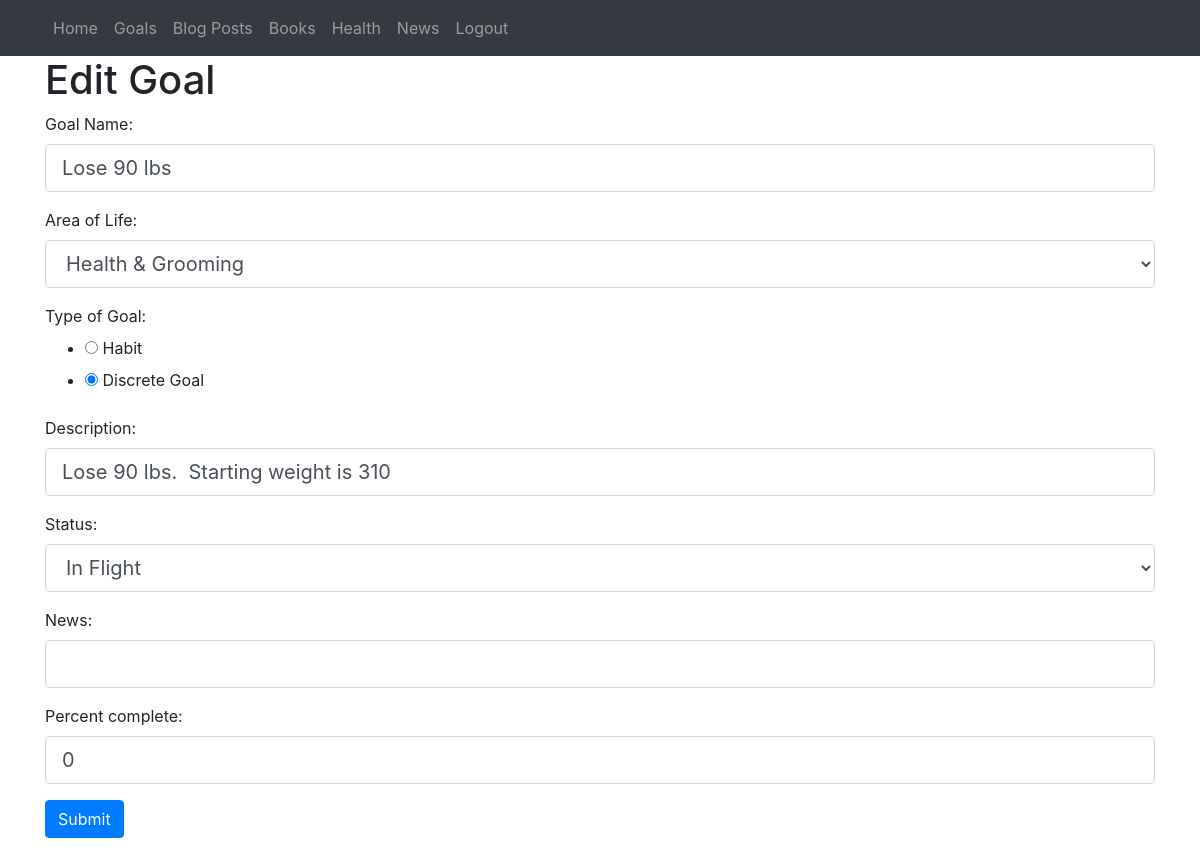
/goal/1/edit (signed in), run on the app's committed database.
### BYY/models.py (models this page shows, shortened)
class Goal(db.Model):
    __tablename__ ='goal'
    id = db.Column(db.Integer, primary_key=True)
    name = db.Column(db.Text,nullable=False)
    area = db.Column(db.Text,nullable=False)
    type = db.Column(db.Text,nullable=False)
    description = db.Column(db.Text,nullable=False)
    status = db.Column(db.Text,nullable=False)
    update_news = db.Column(db.Text,nullable=False)
    percent_complete = db.Column(db.Integer, default=0)

### BYY/my_views/views.py (the view)
@my_views.route('/goal/<int:goal_id>/edit',methods=['GET','POST'])
@login_required
def edit_goal(goal_id):
    form=GoalForm()
    goal = Goal.query.get_or_404(goal_id)
    if form.validate_on_submit():
        goal.name = form.name.data
        goal.area = form.area.data
        goal.type = form.type.data
        goal.description = form.description.data
        goal.status = form.status.data
        goal.update_news = form.update_news.data
        goal.percent_complete = form.percent_complete.data
        db.session.commit()
        return redirect (url_for('my_views.goal_list'))
    elif request.method == 'GET':
        form.name.data = goal.name
        form.area.data = goal.area
        form.type.data = goal.type
        form.description.data = goal.description
        form.status.data = goal.status
        form.update_news.data = goal.update_news
        form.percent_complete.data = goal.percent_complete
    return render_template('edit_goal.html',form=form)

### BYY/my_views/forms.py
class GoalForm(FlaskForm):
    name = StringField('Goal Name: ', validators=[DataRequired()])
    area = SelectField('Area of Life: ', choices=[('health','Health & Grooming'),('career','Career and Skills'),('home','Home'),('projects','Projects'),('learning','Learning'),('family','Family'),('headspace','Headspace')],validators=[DataRequired()])
    type = RadioField('Type of Goal: ', choices=[('habit','Habit'),('discrete','Discrete Goal')], validators=[DataRequired()])
    description = StringField('Description: ', validators=[DataRequired()])
    status = SelectField('Status: ', choices=[('Not Yet Started','Not Yet Started'),('In Flight','In Flight'),('Online or Complete','Online or Complete')] ,validators=[DataRequired()])
    update_news = StringField('News: ')
    percent_complete= IntegerField('Percent complete: ')
    submit = SubmitField("Submit")

### BYY/models.py (called while the page is built)
@login_manager.user_loader
def load_user(user_id):
    return User.query.get(user_id)

### BYY/templates/edit_goal.html (shortened to what this page needs)
{% extends "base.html" %}
{% block content %}
<div class="container">
  <h1>Edit Goal</h1>
  <form method="post">
     <div class="form-group">
     {{form.name.label(class="form-control-label")}}
     {{form.name(class="form-control form-control-lg")}}
     </div>
     <div class="form-group">
     {{form.area.label(class="form-control-label")}}
     {{form.area(class="form-control form-control-lg")}}
     </div>
     <div class="form-group">
     {{form.type.label}}
     {{form.type()}}
     </div>
     <div class="form-group">
     {{form.description.label(class="form-control-label")}}
     {{form.description(class="form-control form-control-lg")}}
     </div>
     <div class="form-group">
     {{form.status.label(class="form-control-label")}}
     {{form.status(class="form-control form-control-lg")}}
     </div>
     <div class="form-group">
     {{form.update_news.label(class="form-control-label")}}
     {{form.update_news(class="form-control form-control-lg")}}
     </div>
     <div class="form-group">
     {{form.percent_complete.label(class="form-control-label")}}
     {{form.percent_complete(class="form-control form-control-lg")}}
     </div>
     <div class="form-group">
     {{form.submit(class="btn btn-primary")}}
     </div>
  </form>
</div>
{% endblock %}

### data on the page
Goal: name "Lose 90 lbs", area "Health & Grooming", type "☐ Habit ☑ Discrete Goal", description "Lose 90 lbs. Starting weight is 310", status "In Flight", percent_complete "0"
